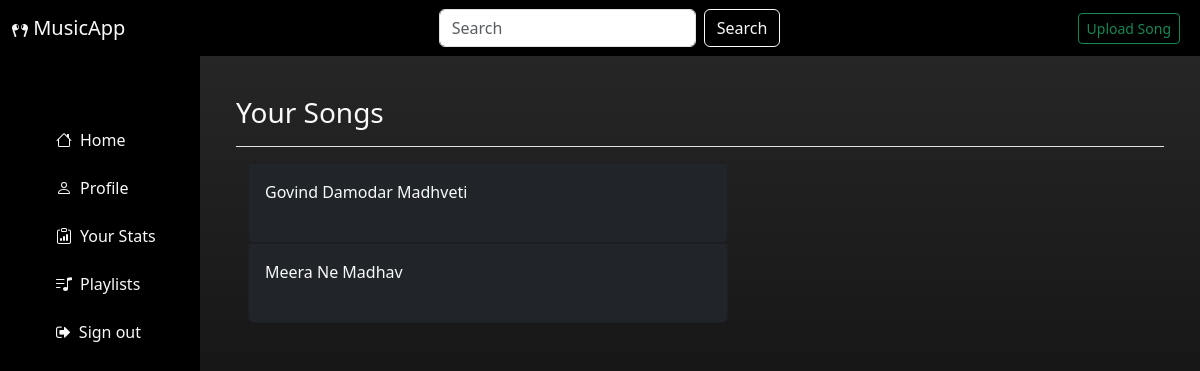
Before: /stats (signed in) with the older database file.
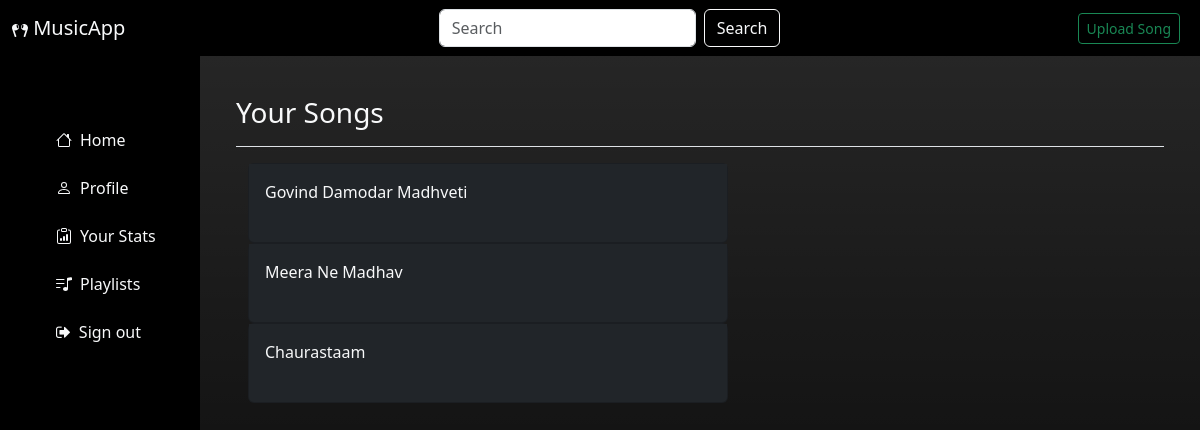
After: the same page with the newer database file.
### models.py (models this page shows)
class Song(db.Model):
    __tablename__ = 'songs'
    _id = db.Column("id", db.Integer, autoincrement=True,primary_key=True)
    name = db.Column("name", db.String(), nullable=False)
    lyrics = db.Column("lyrics", db.String(), nullable=True)
    date_created = db.Column("date_created", db.String(), nullable=False)
    duration = db.Column("duration", db.String(), nullable=False)
    path = db.Column("path", db.String(), nullable=False)
    img = db.Column("img", db.String(), nullable=True)
    created_by = db.Column("created_by", db.Integer, db.ForeignKey('users.id'))
    liked_by =  db.relationship('User', secondary = user_likes_song, back_populates='liked_songs')
    disliked_by =  db.relationship('User', secondary = user_dislikes_song, back_populates='disliked_songs')
    part_of = db.relationship('Album', secondary = album_songs, back_populates='songs')

### controllers.py (the view)
@app.route("/stats", methods=["GET"])
@log_req
@ifban
def stats():
    email_id = session["email"]
    user = User.query.filter_by(email=email_id).first()
    songs= Song.query.all()
    return render_template("your_stats.html", user=user, songs=songs)

### controllers.py (called while the page is built)
def ifban(func):
    @wraps(func)
    def inner(*args, **kwargs):
        email_id = session["email"]
        user = User.query.filter_by(email=email_id).first()
        if user.ban == 'True':
            return redirect(url_for("baned"))
        return func(*args, **kwargs)
    return inner

def log_req(func):
    @wraps(func)
    def inner(*args, **kwargs):
        if 'email' not in session:
            return redirect(url_for("login"))
        return func(*args, **kwargs)
    return inner

### templates/your_stats.html
{% extends 'user_dashboard.html' %}
{% macro list(name, id) %}
<div class="card bg-dark text-light" style="width: 30rem; height: 5rem;" >
    <div class="bg-dark text-light " >
        <div class="card-body text-white-50">
           <a style="border: none;" href="/song/edit/{{ id }}" class="bg-dark card-img "><label for=""><h6 class="card-title text-light">{{ name }}</h6></label>
          </a>
        </div>
    </div>
</div>
{% endmacro%}
{% block creator_stats %}
{{playlist_title('Your Songs')}}
<div class="container row align-items-start gap-2">
<form id="form" method="get" action="">
{%for song in songs%}
{{list(song.name, song._id)}}
{%endfor%}
</form>
</div>
{% endblock %}

Changed rows visible on the page:
added Song: name "Chaurastaam"
